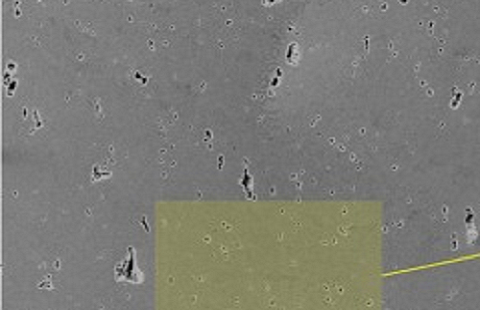
#> input picture ImageProcessing/Img_source.jpg, 480 x 310 px
$ python main.py
#> lines starting #> are read from the running program, lines starting #| are printed output that depends on the picture; after the words box and inside, x2 and y2 are one past the last pixel; in counts of white or black regions, pixels touching at a corner belong together
# -*- coding: utf-8 -*-
# @Author : lifz
# @Time : 2022/3/6
# @File : main.py
# @Mail : leoleechn@outlook.com

import cv2 as cv
import numpy as np
import csv
import matplotlib.pyplot as plt
import seaborn as sns


def main():
    # 读取图像
    img1 = cv.imread("Img_source.jpg")
#> img1 is the input picture: shape (310, 480, 3); mean B, G, R 117.9, 124.5, 124.5
    img2 = cv.imread("Img_source.jpg")
    img3 = cv.imread("Img_source.jpg")

    Img_h = img1.shape[0]
#> Img_h = 310
    Img_w = img1.shape[1]
#> Img_w = 480
    print('-' * 20)
    print("图片大小:" + str(Img_h) + "px*" + str(Img_w) + "px")
#| 图片大小:310px*480px
    print('-' * 20 + '\n')

    imgProcessing(img1, img2, img3)

    imgTemp1 = cv.imread("Img_source.jpg")
    imgTemp2 = cv.imread("Img_thres.jpg")
    imgTemp3 = cv.imread("Img_result.jpg")
    imgTemp4 = cv.imread("Img_plane.jpg")

    plt.subplot(221)
    # plt.title("Img_source")
    plt.imshow(imgTemp1)
    # plt.xticks([])
    # plt.yticks([])
    plt.subplot(222)
    # plt.title("Img_thres")
    plt.imshow(imgTemp2)
    # plt.xticks([])
    # plt.yticks([])
    plt.subplot(223)
    # plt.title("Img_result")
    plt.imshow(imgTemp3)
    # plt.xticks([])
    # plt.yticks([])
    plt.subplot(224)
    # plt.title("Img_plane")
    plt.imshow(imgTemp4)
    # plt.xticks([])
    # plt.yticks([])
    plt.savefig("result.jpg")
    plt.show()

    # ax = sns.heatmap(imgTemp1)
    # figure = ax.get_figure()
    # figure.savefig("heatmap.jpg")  # 保存图片

    cv.waitKey(0)  # 延时
    cv.destroyAllWindows()  # 释放内存


# 图像处理
def imgProcessing(var1, var2, var3):
    # 中值滤波
    Img_temp = cv.medianBlur(var1, 15)
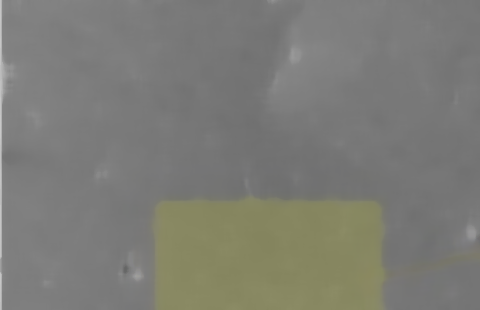
#> Img_temp: shape (310, 480, 3); mean B, G, R 117.7, 124.2, 124.2

    # 图像差分
    Img_diff = cv.absdiff(Img_temp, var2)
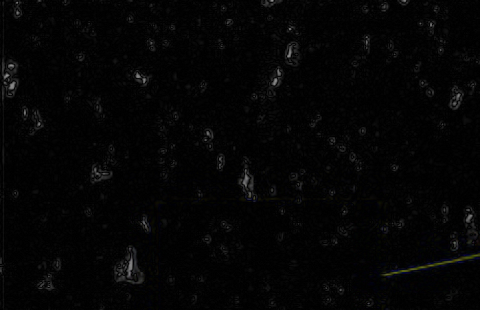
#> Img_diff: shape (310, 480, 3); mean B, G, R 4.4, 4.3, 4.3
    # cv.imshow("Img_diff", Img_diff)  # 差分图

    # 二值化
    # Img_gray = cv.cvtColor(Img_diff, cv.COLOR_BGR2GRAY)
    # _, Img_thres = cv.threshold(Img_gray, 24, 255, cv.THRESH_BINARY)
    # cv.imshow("Img_thres", Img_thres)  # 二值化处理图

    # cv.imwrite("Img_thres.jpg", Img_thres)

    # 查找轮廓
    contours, hierarchy = cv.findContours(noiseProcessing(Img_diff), cv.RETR_EXTERNAL, cv.CHAIN_APPROX_NONE)
#> in noiseProcessing, `_, binary = cv.threshold(gray, 0, 255, cv.THRESH_BINARY | cv.THRESH_OT..`:
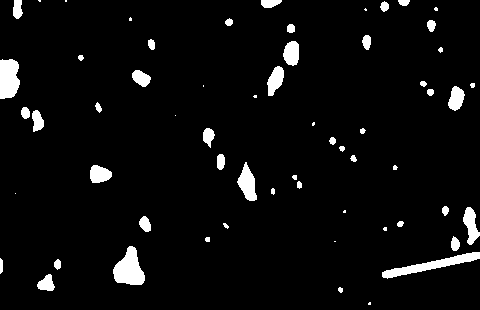
#> binary: shape (310, 480); 4.7% white; 61 white regions (15 under 20 px)
#> contours = 61 contours, 25 with area under 20; largest, box (x1, y1, x2, y2) and area: (113, 246, 145, 285) 750, (382, 252, 480, 279) 690, (0, 59, 20, 99) 628, (237, 162, 257, 201) 402, (463, 207, 480, 245) 323

    # 输出缺陷个数
    print('-' * 20)
    print("不可忽略缺陷个数:" + str(len(contours)))
#| 不可忽略缺陷个数:61
    print('-' * 20)

    for i in range(0, len(contours)):
        length = cv.arcLength(contours[i], True)
        # 通过缺陷轮廓长度筛选
        if length > 16:
            cv.drawContours(var2, contours[i], -1, (0, 0, 0), 2)
#> this loop made 61 passes
#> length on passes 1 to 12: 7.41, 15.07, 56.04, 26.14, 31.66, 221.4, 117.5, 2, 14.83, 36.97, 10.83, 15.9
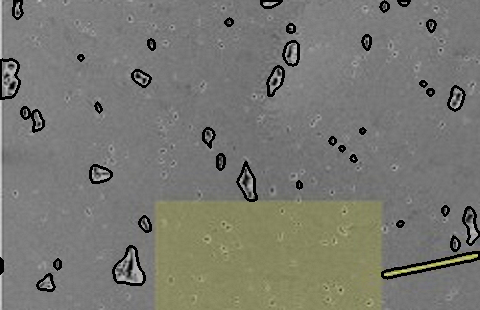
#> var2: shape (310, 480, 3); mean B, G, R 113.7, 120.2, 120.2

    # cv.imshow("Img_result", var2)  # 结果图

    cv.imwrite("Img_result.jpg", var2)

    planeDisplay(contours, var3)

    # [8 lines of commented-out code are left out]


def noiseProcessing(var1):
    # 图像进行高斯模糊降噪，去除噪声干扰，然后再二值化
    blurred = cv.GaussianBlur(var1, (15, 15), 0)
    gray = cv.cvtColor(blurred, cv.COLOR_BGR2GRAY)
    _, binary = cv.threshold(gray, 0, 255, cv.THRESH_BINARY | cv.THRESH_OTSU)
    # cv.imshow("Img_thres", binary)  # 二值化处理图
    cv.imwrite("Img_thres.jpg", binary)

    # 图像均值迁移去噪声，然后二值化处理
    # blurred = cv.pyrMeanShiftFiltering(binary, 18, 20)
    # gray = cv.cvtColor(blurred, cv.COLOR_BGR2GRAY)
    # _, binary = cv.threshold(gray, 0, 255, cv.THRESH_BINARY | cv.THRESH_OTSU)
    # cv.imshow("Img_thres", binary)  # 二值化处理图

    return binary


# 平面几何关系处理
def planeDisplay(var1, var2):
    # 寻找边界坐标
    for c in var1:
        # 计算点集最外面的矩形边界
        x, y, w, h = cv.boundingRect(c)
        # 绘制边界矩形
        cv.rectangle(var2, (x, y), (x + w, y + h), (0, 255, 0), 1)
        # 寻找面积最小的矩形
        rect = cv.minAreaRect(c)
        # 得到最小矩形的坐标
        box = cv.boxPoints(rect)
        # 标准化坐标到整数
        box = np.int0(box)
        # 画出边界
        cv.drawContours(var2, [box], 0, (0, 0, 255), 1)
        # 坐标输出
        # print(box)

        # 坐标写入csv文件
        file = open("data.csv", mode='a', encoding="utf-8")
        writer = csv.writer(file)
        writer.writerow(box)
        file.close()
#> this loop made 61 passes
#> (x, y, w, h, rect, box) on passes 1 to 6: (368, 302, 3, 3, ((369, 303), (2, 2), -90), [[370, 304], [368, 304], [368, 302], [370, 302]]), (338, 287, 5, 6, ((340, 289.5), (5, 4), -90), [[342, 292], [338, 292], [338, 287], [342, 287]]), (37, 274, 18, 17, ((44.8, 283.4), (16.4, 16.49), -15.26), [[39, 293], [34, 277], [50, 273], [54, 289]]), (54, 259, 7, 11, ((57, 264), (10, 6), -90), [[60, 269], [54, 269], [54, 259], [60, 259]]), (0, 258, 3, 16, ((1, 265.5), (15, 2), -90), [[2, 273], [0, 273], [0, 258], [2, 258]]), (382, 252, 98, 27, ((430.6, 264.7), (99.84, 8.64), -11.59), [[382, 278], [380, 270], [478, 250], [480, 258]])
#> (c, x, y, w, h, rect, box) on passes 39, 59: ([[203, 85], [203, 86]], 203, 85, 1, 2, ((203, 85.5), (1, 0), -90), [[203, 86], [203, 86], [203, 85], [203, 85]]), ([[65, 0], [65, 1], [66, 1], [66, 0]], 65, 0, 2, 2, ((65.5, 0.5), (1, 1), -90), [[66, 1], [65, 1], [65, 0], [66, 0]])
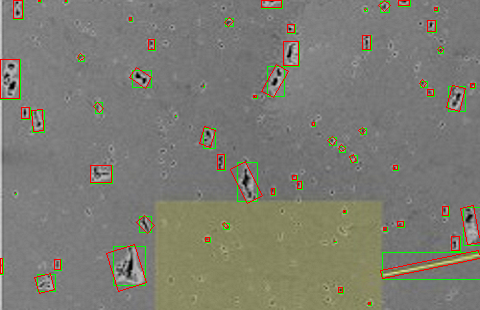
#> var2: shape (310, 480, 3); mean B, G, R 114.5, 124.2, 124.8

    # cv.imshow("Img_plane", var2)  # 平面处理图

    cv.imwrite("Img_plane.jpg", var2)


if __name__ == "__main__":
    main()
#> in main, `imgTemp4 = cv.imread("Img_plane.jpg")`:
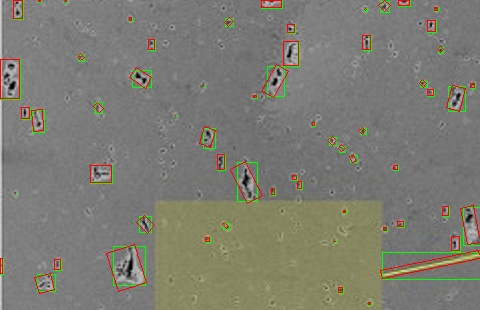
#> imgTemp4: shape (310, 480, 3); mean B, G, R 114.5, 124.2, 124.8
